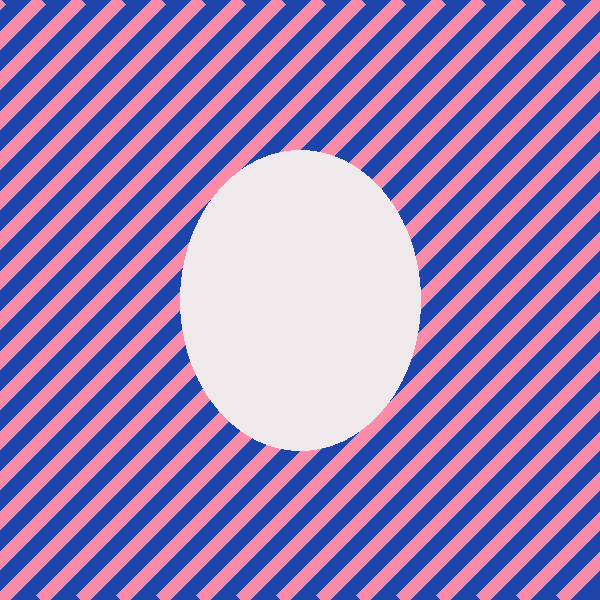
#> input picture media-widget/test/art/blue.png, 600 x 600 px
$ python bapirlo_depth.py ../media-widget/test/art/blue.png ../media-widget/test/art/red.png
#> lines starting #> are read from the running program, lines starting #| are printed output that depends on the picture
#!/usr/bin/env python3
"""Kuro OS — depth maps for the 3D wallpaper (bapirlo-live "depth" setting).
Depth Anything V2 Small (ONNX, CPU, ~1-2 s per picture) guesses how far away each pixel of the wallpaper
is; the live extension's shader then moves near things more than far things as the pointer moves.
  python3 bapirlo_depth.py IMAGE OUT.png     (run with the depth venv's python — see DEPTH_PY)
  python3 bapirlo_depth.py --setup           make the venv + download the model (~100 MB, once)
Output: 8-bit grey PNG, 1024 px on the long side, white = near. Lightly blurred, and near areas are
grown a few pixels so a foreground edge drags its own colour rather than tearing the background.
From the library side use depth_for(still) — cached per picture, returns the PNG path.
"""
import hashlib
import os
import subprocess
import sys

DATA = os.path.join(os.environ.get("XDG_DATA_HOME") or os.path.expanduser("~/.local/share"), "bapirlo")
VENV = os.path.join(DATA, "depth-venv")
DEPTH_PY = os.path.join(VENV, "bin", "python")
MODEL = os.path.join(DATA, "models", "depth-anything-v2-small.onnx")
MODEL_URL = "https://huggingface.co/onnx-community/depth-anything-v2-small/resolve/main/onnx/model.onnx"
MODEL_SHA256 = "afb6a5c28f3b6bf1618c6e43f02073ef9dfdc70e937502d51603e57b0a1df10c"
CACHE = os.path.join(os.environ.get("XDG_CACHE_HOME") or os.path.expanduser("~/.cache"), "bapirlo", "wallpaper", "depth")
NET = 518           # the model's training size (short side), a multiple of its 14 px patches
OUT_LONG = 1024


def ready():
    return os.path.exists(DEPTH_PY) and os.path.exists(MODEL)


def setup():
    if not os.path.exists(DEPTH_PY):
        subprocess.run([sys.executable, "-m", "venv", "--system-site-packages", VENV], check=True)
    subprocess.run([DEPTH_PY, "-m", "pip", "install", "-q", "onnxruntime", "numpy", "pillow"], check=True)
    if not os.path.exists(MODEL):
        os.makedirs(os.path.dirname(MODEL), exist_ok=True)
        tmp = MODEL + ".part"
        subprocess.run(["curl", "-sSLf", "-o", tmp, MODEL_URL], check=True)
        h = hashlib.sha256()
        with open(tmp, "rb") as f:
            for b in iter(lambda: f.read(1 << 20), b""):
                h.update(b)
        if h.hexdigest() != MODEL_SHA256:
            os.remove(tmp)
            raise SystemExit("depth model download is corrupt (sha256 mismatch)")
        os.replace(tmp, MODEL)


def key(path):
    st = os.stat(path)
    return hashlib.sha1(f"{path}\0{st.st_mtime_ns}\0{st.st_size}".encode()).hexdigest()[:16]


def depth_for(still):
    """Cached depth PNG for a picture (runs the model in the venv if needed). None if not set up."""
    out = os.path.join(CACHE, key(still) + ".png")
    if os.path.exists(out):
        return out
    if not ready():
        return None
    os.makedirs(CACHE, exist_ok=True)
    subprocess.run([DEPTH_PY, "-I", os.path.realpath(__file__), still, out], check=True, timeout=300,
                   stdin=subprocess.DEVNULL)
    return out


def prune(keep):
    if not os.path.isdir(CACHE):
        return
    for f in os.listdir(CACHE):
        if os.path.join(CACHE, f) not in keep:
            os.remove(os.path.join(CACHE, f))


def estimate(src, out):
#> called with src = '../media-widget/test/art/blue.png', out = '../media-widget/test/art/red.png'
    import numpy as np
    import onnxruntime as ort
    from PIL import Image, ImageFilter

    img = Image.open(src).convert("RGB")
#> img is the input picture: PIL image 600x600 RGB; mean R, G, B 151, 123.7, 180.4
    s = NET / min(img.size)
#> s = 0.863
    w, h = (max(14, round(d * s / 14) * 14) for d in img.size)
#> w = 518; h = 518
    x = np.asarray(img.resize((w, h), Image.BICUBIC), dtype=np.float32) / 255.0
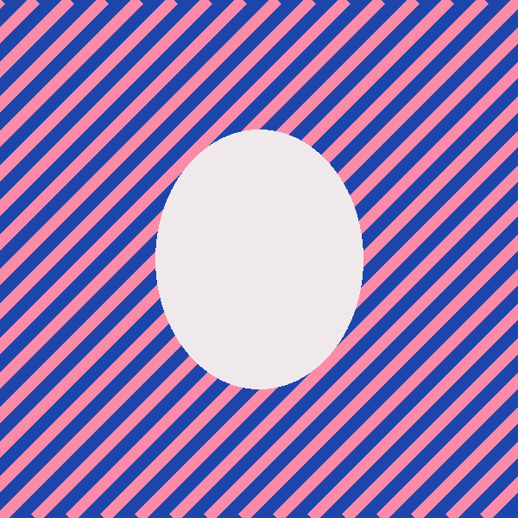
#> x: shape (518, 518, 3) float32; mean R, G, B 0.591, 0.485, 0.708
    x = (x - [0.485, 0.456, 0.406]) / [0.229, 0.224, 0.225]
    x = x.transpose(2, 0, 1)[None].astype(np.float32)

    opts = ort.SessionOptions()
    opts.log_severity_level = 3
    sess = ort.InferenceSession(MODEL, opts, providers=["CPUExecutionProvider"])
    d = sess.run(None, {sess.get_inputs()[0].name: x})[0][0]      # relative inverse depth: big = near

    lo, hi = np.percentile(d, [2, 98])
    d = np.clip((d - lo) / max(hi - lo, 1e-6), 0, 1)
    s = OUT_LONG / max(img.size)
    size = (round(img.width * s), round(img.height * s))
    g = Image.fromarray((d * 255).astype(np.uint8)).resize(size, Image.BICUBIC)
    g = g.filter(ImageFilter.MaxFilter(3)).filter(ImageFilter.GaussianBlur(2))
    tmp = out + ".part.png"
    g.save(tmp, optimize=True)
    os.replace(tmp, out)


if __name__ == "__main__":
    if sys.argv[1:] == ["--setup"]:
        setup()
    elif len(sys.argv) == 3:
        estimate(sys.argv[1], sys.argv[2])
#> (the call stopped at in estimate, `opts = ort.SessionOptions()`: onnxruntime is not available in this run)
    else:
        print(__doc__.strip())
        sys.exit(2)
